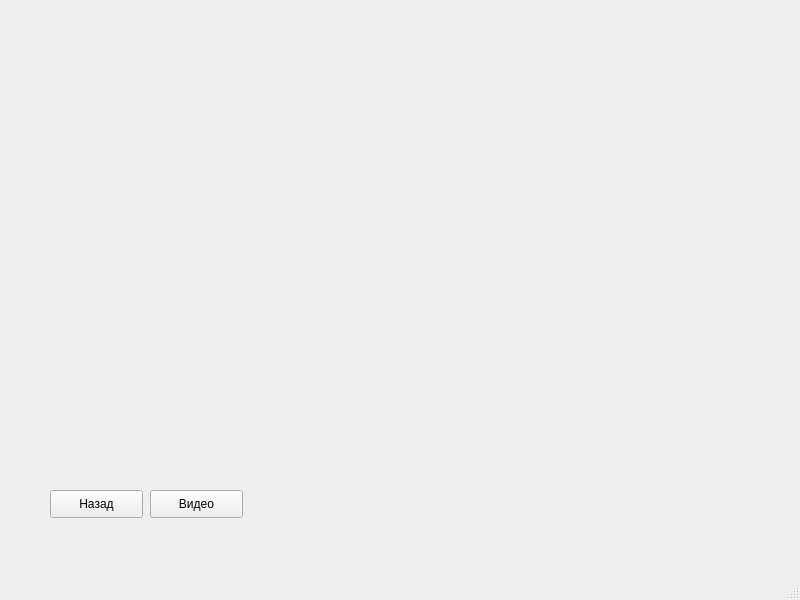
<?xml version="1.0" encoding="UTF-8"?>
<ui version="4.0">
 <class>info21</class>
 <widget class="QMainWindow" name="info21">
  <property name="geometry">
   <rect>
    <x>0</x>
    <y>0</y>
    <width>800</width>
    <height>600</height>
   </rect>
  </property>
  <property name="windowTitle">
   <string>MainWindow</string>
  </property>
  <widget class="QWidget" name="centralwidget">
   <widget class="QPushButton" name="pushButton_2">
    <property name="geometry">
     <rect>
      <x>50</x>
      <y>490</y>
      <width>93</width>
      <height>28</height>
     </rect>
    </property>
    <property name="font">
     <font>
      <pointsize>9</pointsize>
     </font>
    </property>
    <property name="text">
     <string>Назад</string>
    </property>
   </widget>
   <widget class="QPushButton" name="pushButton">
    <property name="geometry">
     <rect>
      <x>150</x>
      <y>490</y>
      <width>93</width>
      <height>28</height>
     </rect>
    </property>
    <property name="font">
     <font>
      <pointsize>9</pointsize>
     </font>
    </property>
    <property name="text">
     <string>Видео</string>
    </property>
   </widget>
   <widget class="QStackedWidget" name="stackedWidget">
    <property name="geometry">
     <rect>
      <x>30</x>
      <y>10</y>
      <width>731</width>
      <height>471</height>
     </rect>
    </property>
    <property name="currentIndex">
     <number>0</number>
    </property>
    <widget class="QWidget" name="page">
     <widget class="QLabel" name="pix">
      <property name="geometry">
       <rect>
        <x>20</x>
        <y>10</y>
        <width>671</width>
        <height>441</height>
       </rect>
      </property>
      <property name="text">
       <string/>
      </property>
     </widget>
    </widget>
    <widget class="QWidget" name="page_2">
     <widget class="QLabel" name="label">
      <property name="geometry">
       <rect>
        <x>40</x>
        <y>30</y>
        <width>581</width>
        <height>321</height>
       </rect>
      </property>
      <property name="text">
       <string/>
      </property>
     </widget>
    </widget>
   </widget>
  </widget>
  <widget class="QMenuBar" name="menubar">
   <property name="geometry">
    <rect>
     <x>0</x>
     <y>0</y>
     <width>800</width>
     <height>26</height>
    </rect>
   </property>
  </widget>
  <widget class="QStatusBar" name="statusbar"/>
 </widget>
 <resources/>
 <connections/>
</ui>
